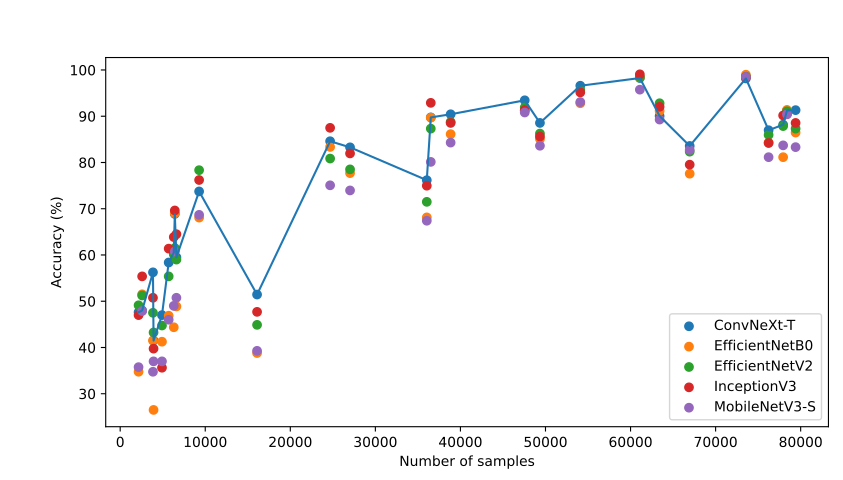

Here is the Python script that generated this plot:
#!/usr/bin/env python3

import pathlib
import json
import numpy as np
import matplotlib.pyplot as plt
import sys

_identity = lambda x: x

class Category:
    def __init__(self, name, loss, top_1, top_5):
        self.name = name
        self.loss = loss
        self.top_1 = top_1
        self.top_5 = top_5

    @staticmethod
    def from_dict(data):
        return Category(data['label'], data['results']['loss'], data['results']['categorical_accuracy'], data['results']['top_5_accuracy'])

class Entry:
    def __init__(self, name, categories):
        self.name = name
        self.categories = categories

    @staticmethod
    def from_json(filename, name_parser = _identity, criteria = _identity):
        with open(filename) as f:
            raw_data = json.load(f)

        categories = []
        for category_dict in filter(criteria,raw_data):
            categories.append(Category.from_dict(category_dict))

        return Entry(name_parser(filename), categories)

    def top_1(self):
        for category in self.categories:
            yield category.top_1

    def top_5(self):
        for category in self.categories:
            yield category.top_5

    def loss(self):
        for category in self.categories:
            yield category.loss

    def __call__(self):
        for category in self.categories:
            yield category

    def __repr__(self):
        return f'Entry: {{ Name: {self.name}  Accuracies: {str(list(self.top_1()))} }}'

    def __str__(self):
        return self.__repr__()

class EntryList:
    def __init__(self, entries):
        self.entries = entries

    @staticmethod
    def from_json_list(filenames, **kwargs):
        entries = []
        for filename in filenames:
            entries.append(Entry.from_json(filename, **kwargs))
        return EntryList(entries)

    def scatter(self, xs, ys,criteria = _identity, label=False):
        for entry in self.entries:
            plt.scatter(list(map(xs, entry())), list(map(ys, entry())), label=entry.name if label else None)

    def plot(self,xs, ys,criteria=_identity, label=False):
        for entry in filter(criteria,self.entries):
            unordered_xs = list(map(xs, entry()))
            unordered_ys = list(map(ys, entry()))
            order = sorted(zip(unordered_xs, unordered_ys))
            x = list(map(lambda u: u[0], order))
            y = list(map(lambda u: u[1], order))
            plt.plot(x,y, label=entry.name if label else None)

    def bar(self, xs, ys, criteria=_identity):
        up = {}
        down = {}
        for x,y in map(lambda entry: (list(map(xs, entry())), list(map(ys, entry()))),self.entries):
            for i,j in zip(x,y):
                try:
                    if up[i] < j:
                        up[i] = j
                except:
                    up[i] = j

                try:
                    if down[i] > j:
                        down[i] = j
                except:
                    down[i] = j

        height = np.array(list(up.values()))-np.array(list(down.values()))
        print(len(list(up.keys()))==len(list(up.values())))
        plt.bar(list(up.keys()),height,bottom=list(down.values()),width=4e2)


def normalizer_by_label(normalizer):
    return lambda category: category.top_1/normalizer(category.name)

def dict_fn(d):
    return lambda x: d[x]

if __name__ == '__main__':
        if len(sys.argv) < 2:
                exit()

        parse = lambda filename: filename.split('.')[0].split('_')[0]
        alias = {
            'efficientnet': 'EfficientNetB0',
            'efficientnetv2': 'EfficientNetV2',
            'convnexttiny': 'ConvNeXt-T',
            'inceptionv3': 'InceptionV3',
            'mobilenetv3small': 'MobileNetV3-S'
        }

        name_fn = lambda filename: alias[parse(filename)]

        with open(sys.argv[1]) as f:
            train_count = json.load(f)

        xs = lambda x: train_count[x.name]
        ys = lambda y: y.top_1*100

        criteria = lambda raw_cat: raw_cat['label'] != 'overall'
        entry_list = EntryList.from_json_list(sys.argv[2:], name_parser = name_fn, criteria = criteria)
        entry_list.plot(xs,ys, criteria=lambda entity: entity.name==alias['convnexttiny'], label=False)
        entry_list.scatter(xs,ys,label=True)

        plt.legend()
        plt.xlabel('Number of samples')
        plt.ylabel('Accuracy (%)')
        plt.show()
